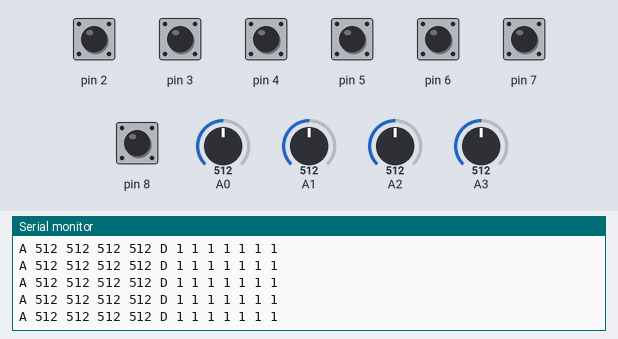
The sketch below on a simulated Arduino Uno, built with avr-gcc and run on an emulated ATmega328P. Parts: the last lines printed to the serial monitor. The test bench sets the inputs (shaded band); at power-on: pin 2–8 HIGH, A0 = 512, A1 = 512, A2 = 512, A3 = 512.

Above: at 1.2 s.
1.3 s: A0 set to 716
At 1.69 s:
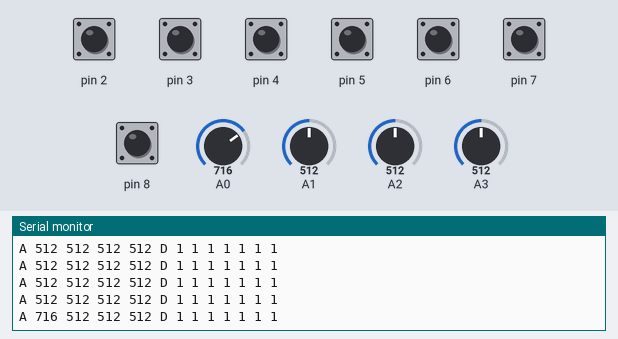
2.8 s: A1 set to 716
At 2.95 s:
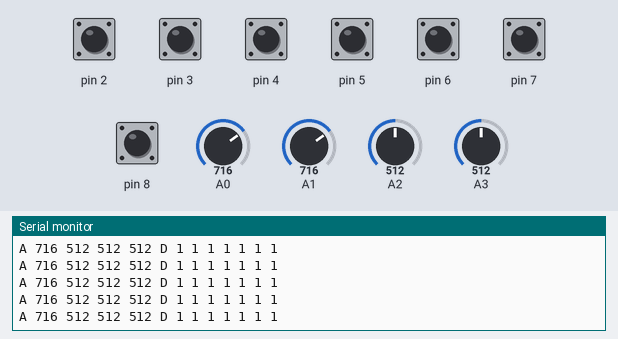
4.3 s: A2 set to 716
At 4.46 s:
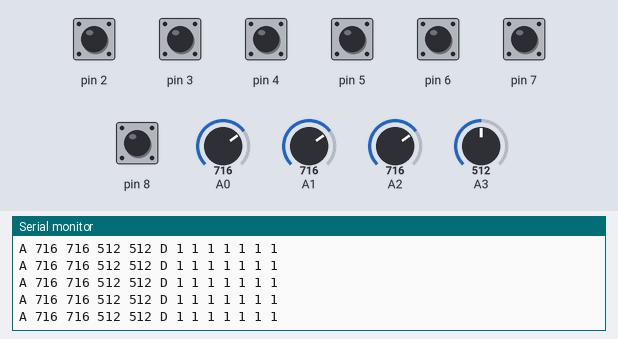
5.8 s: A3 set to 716
At 5.97 s:
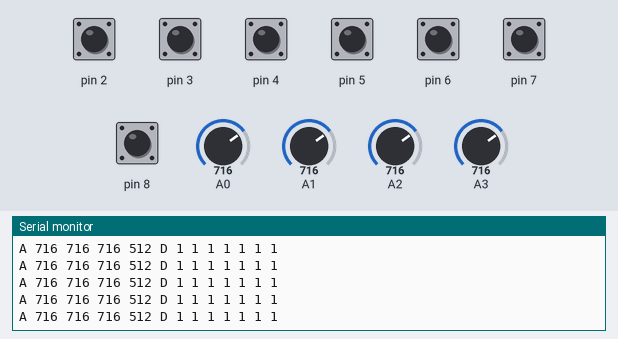
7.3 s: pin 2 pulled LOW for 0.3 s
At 7.73 s:
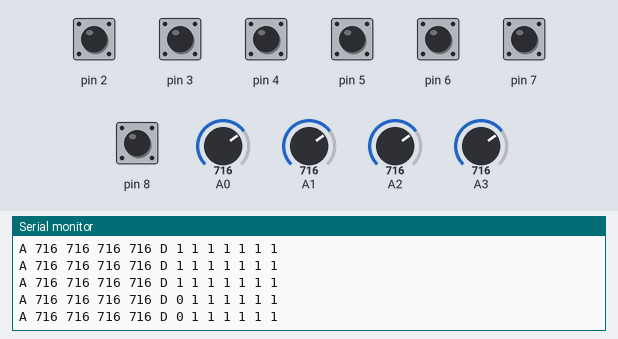
9.1 s: pin 3 pulled LOW for 0.3 s
At 9.49 s:
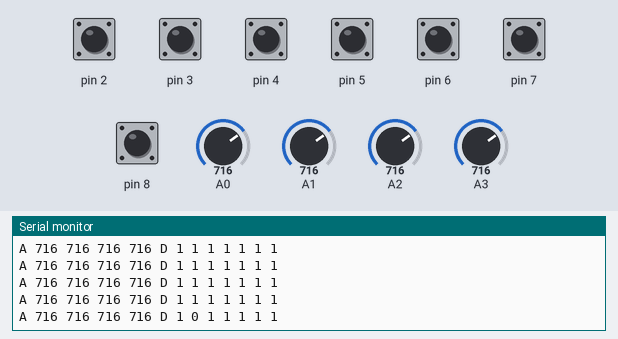

The sketch:

water_probe.ino
```cpp
// Grove water sensor probe for the Seeeduino (ATmega328P) on the ground Pi.
// Prints one line every 250 ms with every Grove base-shield pin, so the
// sensor's port can be found by wetting it:
//   A0..A3 as analog (0-1023), D2..D8 as digital (0/1, INPUT_PULLUP).
// The Grove water sensor's SIG reads HIGH when dry and drops toward LOW when water
// bridges the traces.
// Line format: "A 512 498 503 510 D 1 1 1 1 1 1 1"

void setup() {
  Serial.begin(115200);
  for (int p = 2; p <= 8; p++) pinMode(p, INPUT_PULLUP);
  Serial.println("# water_probe ready");
}

void loop() {
  Serial.print("A");
  for (int a = 0; a <= 3; a++) { Serial.print(' '); Serial.print(analogRead(a)); }
  Serial.print(" D");
  for (int p = 2; p <= 8; p++) { Serial.print(' '); Serial.print(digitalRead(p)); }
  Serial.println();
  delay(250);
}
```

Measured:
- after the input at 1.3 s, the serial monitor: prints a new line after 0.21 s (image 1)
- after the input at 7.3 s, the serial monitor: prints a new line after 0.25 s (image 5)
- after the input at 9.1 s, the serial monitor: prints a new line after 0.21 s (image 6)
